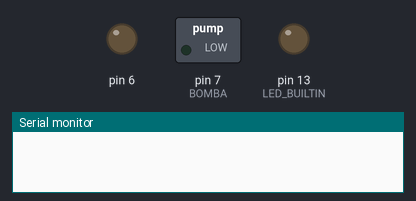
Bench run of a sketch on a simulated Arduino Uno, built with avr-gcc and run on an emulated ATmega328P. Shown: switched loads named in the sketch (green lamp = pin HIGH), output pins drawn as LEDs (lit = HIGH), the last lines printed to the serial monitor. The local clock reads 2024-03-15 10:24:30 at power-on unless the sketch sets it.

Above: at 0.1 s.
At 3.1 s:
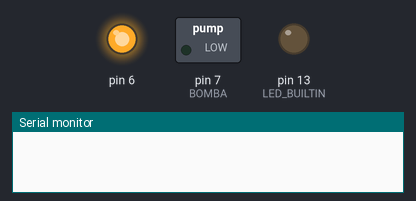
At 94.1 s:
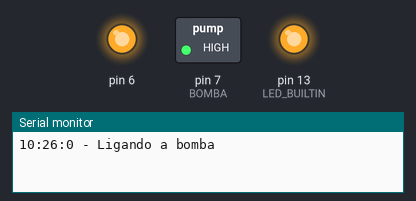
At 123.1 s:
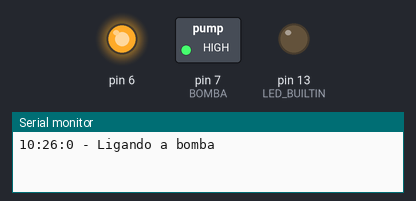
Timing chart, 0 to 127.5 s (numbered marks = the images above):
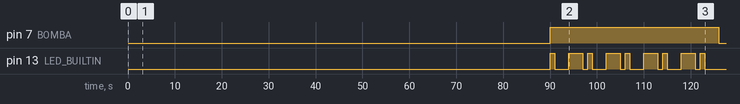

The sketch:

irrigador-v2.ino
```cpp
/*
 * Sistema de irrigação
 * Pino 6: sempre ligado, usado para testes
 * Pino 7: liga/desliga a bomba
 * LED_BUILTIN: pisca rápido quando a bomba está ligada, pisca mais lento quando a bomba está desligada
 *
 * Versão 1:
 * - temporização usando delay
 * Versão 2:
 * - temporização usando RTC
 *
 * Bibliografia:
 * - https://lastminuteengineers.com/ds1307-rtc-arduino-tutorial/
 */
#include "uRTCLib.h"

// Bomba d'água
#define BOMBA 7

// uRTCLib rtc;
uRTCLib rtc(0x68);

//  Tempo ligado
#define ON_H (0L)
#define ON_M (0L)
#define ON_S (30L)
#define ON ((ON_H * 60L + ON_M) * 60L + ON_S)

//  Tempo desligado (na verdade, deveria ser tempo do ciclo)
#define OFF_H (24L)
#define OFF_M (0L)
#define OFF_S (0L)
#define OFF ((OFF_H * 60L + OFF_M) * 60L + OFF_S - ON)

//#define TX_LED 1

bool statusBomba;
unsigned long int tempoInicial;

void setup() {
  Serial.begin(9600);
  delay(3000); // wait for console opening

  URTCLIB_WIRE.begin();

  // initialize digital pin LED_BUILTIN as an output.
  pinMode(LED_BUILTIN, OUTPUT);
  pinMode(BOMBA, OUTPUT);
  pinMode(6, OUTPUT);
  digitalWrite(6, HIGH);

  statusBomba = false;  // a bomba inicialmente está desligada
  tempoInicial = millis();  // tempo inicial quando a bomba foi ligada
}

void loop() {
  rtc.refresh();

  if(statusBomba) {
    digitalWrite(BOMBA, HIGH);
    digitalWrite(LED_BUILTIN, HIGH);   // turn the LED on (HIGH is the voltage level)
    delay(1000L);                     // wait for a while
    digitalWrite(LED_BUILTIN, LOW);    // turn the LED off by making the voltage LOW
    delay(3000L);                     // wait for a while

    unsigned long int tempoAtual = millis();
    if(tempoAtual - tempoInicial > ON * 1000) {
      Serial.print("Acabou o tempo: "); Serial.print(tempoAtual); Serial.print(" - "); Serial.print(tempoInicial); Serial.print(" > "); Serial.println(ON * 1000);
      // desliga a bomba
      statusBomba = false;
      mostraHorario();
      Serial.println("Desligando a bomba");
      digitalWrite(BOMBA, LOW);
    } else {
      digitalWrite(LED_BUILTIN, HIGH);   // turn the LED on (HIGH is the voltage level)
      delay(3000L);                    // wait for a while
      digitalWrite(LED_BUILTIN, LOW);    // turn the LED off by making the voltage LOW
      delay(1000L);                    // wait for a while
    }
  }

  if(!statusBomba && rtc.minute() % 2 == 0 && rtc.second() == 0) {
    // liga a bomba
    mostraHorario();
    Serial.println("Ligando a bomba");
    statusBomba = true;
    tempoInicial = millis();  // tempo inicial quando a bomba foi ligada
  }
}

void mostraHorario() {
  Serial.print(rtc.hour());
  Serial.print(":");
  Serial.print(rtc.minute());
  Serial.print(":");
  Serial.print(rtc.second());
  Serial.print(" - ");
}
```

Measured:
- by itself, pin 7 (BOMBA): LOW → HIGH at 90.0 s, → LOW 36.0 s later
- by itself, pin 13 (LED_BUILTIN): LOW → HIGH at 90.0 s, → LOW 1.0 s later, → HIGH 3.0 s later, → LOW 3.0 s later, … (18 changes in this stretch)
